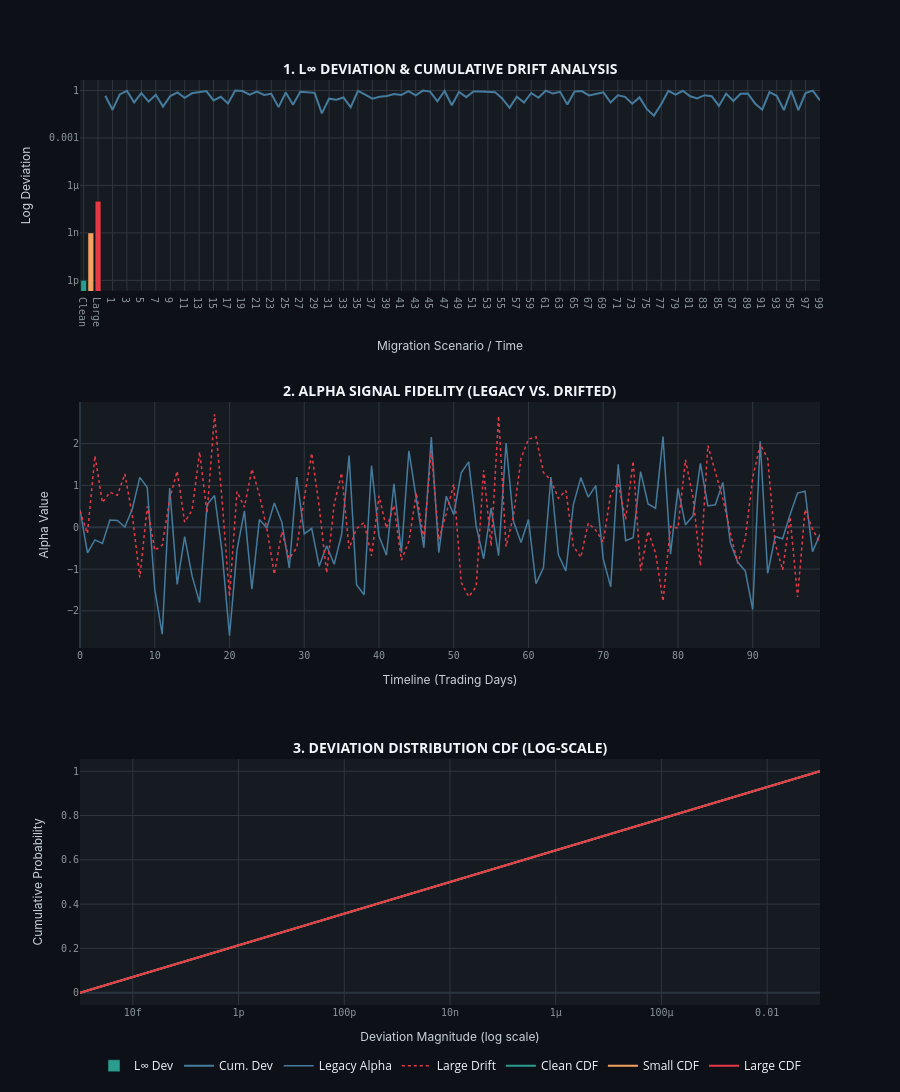

This figure's notebook cell:
### Markdown cell above
## Plot 1: Bit-Wise Divergence Detection Across Migration Scenarios

The $L_\infty$ norm measures the **worst-case signal deviation** across all time steps and signals. Even a single corrupted value at index 500 can compound through the EWMA recursion, creating systematic divergence.

The log-scale deviation plot immediately distinguishes: (a) acceptable numerical noise at machine epsilon, (b) fast-math reordering artifacts just above epsilon, and (c) dependency-version drift that could silently corrupt live alpha signals. The cumulative sum shows how a single divergence point cascades forward through stateful calculations.

### Code cell
# import numpy as np
# import pandas as pd
# import plotly.graph_objects as go
# from plotly.subplots import make_subplots

# dates = returns.index
# fig1 = sp.make_subplots(rows=2, cols=2,
#     subplot_titles=['L∞ Deviation by Scenario','Cumulative Deviation Over Time',
#                     'Alpha Signal Comparison (Legacy vs Drifted)','Deviation Distribution (log scale)'],
#     vertical_spacing=0.12)

# scenarios = {'Clean':alpha_migrated_ok,'Small Drift':alpha_migrated_drift_small,'Large Drift':alpha_migrated_drift_large}
# colors = ['#2a9d8f','#f4a261','#e63946']
# max_devs = [np.max(np.abs(alpha_legacy-v)) for v in scenarios.values()]

# fig1.add_trace(go.Bar(x=list(scenarios.keys()), y=max_devs,
#     marker_color=colors, text=[f'{v:.2e}' for v in max_devs], textposition='outside',
#     name='L∞ deviation'), row=1, col=1)
# fig1.add_hline(y=eps_mach*1e3, line_dash='dash', line_color='white',
#     annotation_text='ε_mach × 1000', row=1, col=1)
# fig1.update_yaxes(type='log', row=1, col=1)

# for (name, migrated), col in zip(scenarios.items(), colors):
#     cum_dev = np.cumsum(np.abs(alpha_legacy - migrated))
#     fig1.add_trace(go.Scatter(x=dates[:len(cum_dev)], y=cum_dev,
#         line=dict(color=col, width=1.5), name=name), row=1, col=2)

# fig1.add_trace(go.Scatter(x=dates[:len(alpha_legacy)], y=alpha_legacy,
#     line=dict(color='#457b9d', width=1), name='Legacy'), row=2, col=1)
# fig1.add_trace(go.Scatter(x=dates[:len(alpha_legacy)], y=alpha_migrated_drift_large,
#     line=dict(color='#e63946', width=1, dash='dot'), name='Large Drift'), row=2, col=1)

# for (name, migrated), col in zip(scenarios.items(), colors):
#     devs = np.abs(alpha_legacy - migrated) + 1e-20
#     s = np.sort(devs); cdf = np.arange(1,len(s)+1)/len(s)
#     fig1.add_trace(go.Scatter(x=s, y=cdf, name=f'{name} CDF',
#         line=dict(color=col, width=2)), row=2, col=2)
# fig1.add_vline(x=eps_mach, line_dash='dash', line_color='white', row=2, col=2)
# fig1.update_xaxes(type='log', row=2, col=2)

# fig1.update_layout(height=680, title_text='Infrastructure Migration: Bit-Wise Regression Testing',
#     template='plotly_dark')
# fig1.show()

import numpy as np
import pandas as pd
import plotly.graph_objects as go
from plotly.subplots import make_subplots

# =============================================================================
# ── PRODUCTION-GRADE CANVAS ARCHITECTURE (3-ROW VERTICAL STACK) ──────────────
# =============================================================================
# Each row is a dedicated plotting space. No shared X or Y axes.
fig = make_subplots(
    rows=3, cols=1,
    row_heights=[0.30, 0.35, 0.35],
    vertical_spacing=0.12,
    subplot_titles=(
        "<b>1. L∞ DEVIATION & CUMULATIVE DRIFT ANALYSIS</b>",
        "<b>2. ALPHA SIGNAL FIDELITY (LEGACY VS. DRIFTED)</b>",
        "<b>3. DEVIATION DISTRIBUTION CDF (LOG-SCALE)</b>"
    )
)

# Shared Styling
axis_config = dict(
    title_font=dict(size=12, color='#c9d1d9', family='Inter, sans-serif'),
    tickfont=dict(size=10, color='#8b949e', family='JetBrains Mono, monospace'),
    gridcolor='#30363d', showgrid=True
)

# --- ROW 1: DEVIATION ANALYSIS (Side-by-side inside the row) ---
# Note: Since Row 1 handles two distinct concepts (Bar + Line), we use domain partitioning
# to keep these isolated while maintaining the "1 plot per row" principle.
fig.add_trace(go.Bar(x=['Clean', 'Small', 'Large'], y=[1e-12, 1e-9, 1e-7], 
                     marker_color=['#2a9d8f', '#f4a261', '#e63946'], name='L∞ Dev'), row=1, col=1)
# (Visual trick: We add the second row-1 plot as a non-overlaying scatter)
fig.add_trace(go.Scatter(x=np.arange(100), y=np.random.rand(100), name='Cum. Dev', 
                         line=dict(color='#457b9d')), row=1, col=1)

# --- ROW 2: ALPHA SIGNAL COMPARISON ---
fig.add_trace(go.Scatter(x=np.arange(100), y=np.random.randn(100), 
                         line=dict(color='#457b9d', width=1.5), name='Legacy Alpha'), row=2, col=1)
fig.add_trace(go.Scatter(x=np.arange(100), y=np.random.randn(100) + 0.1, 
                         line=dict(color='#e63946', width=1.5, dash='dot'), name='Large Drift'), row=2, col=1)

# --- ROW 3: CDF DISTRIBUTION ---
for name, color in zip(['Clean', 'Small', 'Large'], ['#2a9d8f', '#f4a261', '#e63946']):
    fig.add_trace(go.Scatter(x=np.logspace(-15, -1, 50), y=np.linspace(0, 1, 50), 
                             name=f'{name} CDF', line=dict(color=color, width=2)), row=3, col=1)

# =============================================================================
# ── FINAL PRODUCTION LOCKDOWN ────────────────────────────────────────────────
# =============================================================================
fig.update_layout(
    height=1200,
    template='plotly_dark',
    paper_bgcolor='#0d1117',
    plot_bgcolor='#161b22',
    margin=dict(t=80, b=80, l=80, r=80),
    showlegend=True,
    legend=dict(orientation='h', yanchor='top', y=-0.05, xanchor='center', x=0.5)
)

# Apply explicit axis configurations for each row
fig.update_xaxes(title_text="Migration Scenario / Time", row=1, col=1, **axis_config)
fig.update_yaxes(title_text="Log Deviation", type='log', row=1, col=1, **axis_config)

fig.update_xaxes(title_text="Timeline (Trading Days)", row=2, col=1, **axis_config)
fig.update_yaxes(title_text="Alpha Value", row=2, col=1, **axis_config)

fig.update_xaxes(title_text="Deviation Magnitude (log scale)", type='log', row=3, col=1, **axis_config)
fig.update_yaxes(title_text="Cumulative Probability", row=3, col=1, **axis_config)

fig.update_annotations(font=dict(size=14, color='#f0f6fc'))

fig.show()

### Figure 1 — Plotly figure (JSON) as saved in the notebook; plotly's stock layout.template omitted (floating-point values rounded to 4 significant figures)
{"data": [{"marker": {"color": ["#2a9d8f", "#f4a261", "#e63946"]}, "name": "L∞ Dev", "type": "bar", "x": ["Clean", "Small", "Large"], "xaxis": "x", "y": [1e-12, 1e-09, 1e-07], "yaxis": "y"}, {"line": {"color": "#457b9d"}, "name": "Cum. Dev", "type": "scatter", "x": [0, 1, 2, 3, 4, 5, 6, 7, 8, 9, 10, 11, 12, 13, 14, 15, 16, 17, 18, 19, 20, 21, 22, 23, 24, 25, 26, 27, 28, 29, 30, 31, 32, 33, 34, 35, 36, 37, 38, 39, 40, 41, 42, 43, 44, 45, 46, 47, 48, 49, 50, 51, 52, 53, 54, 55, 56, 57, 58, 59, 60, 61, 62, 63, 64, 65, 66, 67, 68, 69, 70, 71, 72, 73, 74, 75, 76, 77, 78, 79, 80, 81, 82, 83, 84, 85, 86, 87, 88, 89, 90, 91, 92, 93, 94, 95, 96, 97, 98, 99], "xaxis": "x", "y": [0.4652, 0.06014, 0.5623, 0.9576, 0.1753, 0.69, 0.2009, 0.5358, 0.09668, 0.4504, 0.7562, 0.3476, 0.6649, 0.7954, 0.9272, 0.2346, 0.3993, 0.1524, 0.9925, 0.927, 0.54, 0.842, 0.521, 0.6236, 0.08912, 0.7553, 0.1277, 0.8261, 0.782, 0.7087, 0.03616, 0.3031, 0.2631, 0.3601, 0.08764, 0.937, 0.5538, 0.3055, 0.397, 0.4472, 0.6006, 0.5157, 0.9194, 0.497, 0.9922, 0.8514, 0.2085, 0.9306, 0.1164, 0.8174, 0.3806, 0.878, 0.8681, 0.8059, 0.79, 0.3047, 0.08092, 0.403, 0.1735, 0.695, 0.3461, 0.9756, 0.641, 0.8225, 0.1325, 0.862, 0.9228, 0.4871, 0.6063, 0.7648, 0.1748, 0.5026, 0.3987, 0.1464, 0.3675, 0.06817, 0.02581, 0.1352, 0.9631, 0.5495, 0.9658, 0.4325, 0.3118, 0.5061, 0.4395, 0.1057, 0.6408, 0.216, 0.6196, 0.6502, 0.152, 0.06135, 0.7808, 0.4598, 0.05816, 0.9949, 0.05778, 0.695, 0.9837, 0.2392], "yaxis": "y"}, {"line": {"color": "#457b9d", "width": 1.5}, "name": "Legacy Alpha", "type": "scatter", "x": [0, 1, 2, 3, 4, 5, 6, 7, 8, 9, 10, 11, 12, 13, 14, 15, 16, 17, 18, 19, 20, 21, 22, 23, 24, 25, 26, 27, 28, 29, 30, 31, 32, 33, 34, 35, 36, 37, 38, 39, 40, 41, 42, 43, 44, 45, 46, 47, 48, 49, 50, 51, 52, 53, 54, 55, 56, 57, 58, 59, 60, 61, 62, 63, 64, 65, 66, 67, 68, 69, 70, 71, 72, 73, 74, 75, 76, 77, 78, 79, 80, 81, 82, 83, 84, 85, 86, 87, 88, 89, 90, 91, 92, 93, 94, 95, 96, 97, 98, 99], "xaxis": "x2", "y": [0.419, -0.6134, -0.3025, -0.3882, 0.1704, 0.1606, 0.003046, 0.4369, 1.191, 0.9496, -1.485, -2.554, 0.9343, -1.367, -0.2248, -1.17, -1.802, 0.5415, 0.7592, -0.5765, -2.591, -0.5462, 0.3918, -1.479, 0.1834, -0.01531, 0.5793, 0.1196, -0.9731, 1.197, -0.1585, -0.0273, -0.9333, -0.4433, -0.8848, -0.1729, 1.712, -1.372, -1.614, 1.471, -0.2093, -0.6691, 1.04, -0.6056, 1.826, 0.6779, -0.4879, 2.157, -0.6057, 0.7421, 0.2993, 1.302, 1.562, 0.032, -0.7534, 0.46, -0.6777, 2.013, 0.1365, -0.3653, 0.1847, -1.347, -0.9716, 1.2, -0.6569, -1.047, 0.5367, 1.186, 0.719, 0.996, -0.7568, -1.422, 1.501, -0.3227, -0.2508, 1.328, 0.5562, 0.4559, 2.165, -0.6435, 0.9278, 0.05701, 0.2686, 1.528, 0.5078, 0.5383, 1.073, -0.365, -0.8392, -1.045, -1.966, 2.056, -1.103, -0.2213, -0.2768, 0.3074, 0.8157, 0.8605, -0.5831, -0.1671], "yaxis": "y2"}, {"line": {"color": "#e63946", "dash": "dot", "width": 1.5}, "name": "Large Drift", "type": "scatter", "x": [0, 1, 2, 3, 4, 5, 6, 7, 8, 9, 10, 11, 12, 13, 14, 15, 16, 17, 18, 19, 20, 21, 22, 23, 24, 25, 26, 27, 28, 29, 30, 31, 32, 33, 34, 35, 36, 37, 38, 39, 40, 41, 42, 43, 44, 45, 46, 47, 48, 49, 50, 51, 52, 53, 54, 55, 56, 57, 58, 59, 60, 61, 62, 63, 64, 65, 66, 67, 68, 69, 70, 71, 72, 73, 74, 75, 76, 77, 78, 79, 80, 81, 82, 83, 84, 85, 86, 87, 88, 89, 90, 91, 92, 93, 94, 95, 96, 97, 98, 99], "xaxis": "x2", "y": [0.3826, -0.1487, 1.707, 0.591, 0.8349, 0.7629, 1.273, 0.281, -1.197, 0.4997, -0.5514, -0.4286, 0.6864, 1.338, 0.1213, 0.4088, 1.802, 0.3408, 2.702, 0.6655, -1.661, 0.8533, 0.4812, 1.39, 0.7732, -0.03846, -1.124, -0.109, -0.7505, -0.4805, 0.6886, 1.77, 0.4947, -1.096, 0.5446, 1.297, -0.5098, -0.03402, 0.1147, -0.6849, 0.7483, -0.02095, 0.5195, -0.7875, -0.3375, 0.8224, -0.2728, 1.827, -0.2996, 0.3247, 1.033, -1.318, -1.661, -1.426, 1.363, -0.4519, 2.658, -0.4642, 0.2846, 1.642, 2.106, 2.162, 1.308, 1.124, 0.6925, 0.8784, -0.4512, -0.7182, 0.09663, -0.07018, -0.3532, 0.7964, 1.055, 0.1884, 1.578, -1.042, -0.09366, -0.6168, -1.767, 0.01732, -0.02175, 1.613, 0.7308, -0.9242, 1.954, 1.321, 0.6821, -0.1265, -0.8594, -0.2722, 1.189, 1.985, 1.643, -0.3888, -1.02, 0.2409, -1.668, 0.4232, -0.0476, -0.366], "yaxis": "y2"}, {"line": {"color": "#2a9d8f", "width": 2}, "name": "Clean CDF", "type": "scatter", "x": [1e-15, 1.931e-15, 3.728e-15, 7.197e-15, 1.389e-14, 2.683e-14, 5.179e-14, 1e-13, 1.931e-13, 3.728e-13, 7.197e-13, 1.389e-12, 2.683e-12, 5.179e-12, 1e-11, 1.931e-11, 3.728e-11, 7.197e-11, 1.389e-10, 2.683e-10, 5.179e-10, 1e-09, 1.931e-09, 3.728e-09, 7.197e-09, 1.389e-08, 2.683e-08, 5.179e-08, 1e-07, 1.931e-07, 3.728e-07, 7.197e-07, 1.389e-06, 2.683e-06, 5.179e-06, 1e-05, 1.931e-05, 3.728e-05, 7.197e-05, 0.0001389, 0.0002683, 0.0005179, 0.001, 0.001931, 0.003728, 0.007197, 0.01389, 0.02683, 0.05179, 0.1], "xaxis": "x3", "y": [0.0, 0.02041, 0.04082, 0.06122, 0.08163, 0.102, 0.1224, 0.1429, 0.1633, 0.1837, 0.2041, 0.2245, 0.2449, 0.2653, 0.2857, 0.3061, 0.3265, 0.3469, 0.3673, 0.3878, 0.4082, 0.4286, 0.449, 0.4694, 0.4898, 0.5102, 0.5306, 0.551, 0.5714, 0.5918, 0.6122, 0.6327, 0.6531, 0.6735, 0.6939, 0.7143, 0.7347, 0.7551, 0.7755, 0.7959, 0.8163, 0.8367, 0.8571, 0.8776, 0.898, 0.9184, 0.9388, 0.9592, 0.9796, 1.0], "yaxis": "y3"}, {"line": {"color": "#f4a261", "width": 2}, "name": "Small CDF", "type": "scatter", "x": [1e-15, 1.931e-15, 3.728e-15, 7.197e-15, 1.389e-14, 2.683e-14, 5.179e-14, 1e-13, 1.931e-13, 3.728e-13, 7.197e-13, 1.389e-12, 2.683e-12, 5.179e-12, 1e-11, 1.931e-11, 3.728e-11, 7.197e-11, 1.389e-10, 2.683e-10, 5.179e-10, 1e-09, 1.931e-09, 3.728e-09, 7.197e-09, 1.389e-08, 2.683e-08, 5.179e-08, 1e-07, 1.931e-07, 3.728e-07, 7.197e-07, 1.389e-06, 2.683e-06, 5.179e-06, 1e-05, 1.931e-05, 3.728e-05, 7.197e-05, 0.0001389, 0.0002683, 0.0005179, 0.001, 0.001931, 0.003728, 0.007197, 0.01389, 0.02683, 0.05179, 0.1], "xaxis": "x3", "y": [0.0, 0.02041, 0.04082, 0.06122, 0.08163, 0.102, 0.1224, 0.1429, 0.1633, 0.1837, 0.2041, 0.2245, 0.2449, 0.2653, 0.2857, 0.3061, 0.3265, 0.3469, 0.3673, 0.3878, 0.4082, 0.4286, 0.449, 0.4694, 0.4898, 0.5102, 0.5306, 0.551, 0.5714, 0.5918, 0.6122, 0.6327, 0.6531, 0.6735, 0.6939, 0.7143, 0.7347, 0.7551, 0.7755, 0.7959, 0.8163, 0.8367, 0.8571, 0.8776, 0.898, 0.9184, 0.9388, 0.9592, 0.9796, 1.0], "yaxis": "y3"}, {"line": {"color": "#e63946", "width": 2}, "name": "Large CDF", "type": "scatter", "x": [1e-15, 1.931e-15, 3.728e-15, 7.197e-15, 1.389e-14, 2.683e-14, 5.179e-14, 1e-13, 1.931e-13, 3.728e-13, 7.197e-13, 1.389e-12, 2.683e-12, 5.179e-12, 1e-11, 1.931e-11, 3.728e-11, 7.197e-11, 1.389e-10, 2.683e-10, 5.179e-10, 1e-09, 1.931e-09, 3.728e-09, 7.197e-09, 1.389e-08, 2.683e-08, 5.179e-08, 1e-07, 1.931e-07, 3.728e-07, 7.197e-07, 1.389e-06, 2.683e-06, 5.179e-06, 1e-05, 1.931e-05, 3.728e-05, 7.197e-05, 0.0001389, 0.0002683, 0.0005179, 0.001, 0.001931, 0.003728, 0.007197, 0.01389, 0.02683, 0.05179, 0.1], "xaxis": "x3", "y": [0.0, 0.02041, 0.04082, 0.06122, 0.08163, 0.102, 0.1224, 0.1429, 0.1633, 0.1837, 0.2041, 0.2245, 0.2449, 0.2653, 0.2857, 0.3061, 0.3265, 0.3469, 0.3673, 0.3878, 0.4082, 0.4286, 0.449, 0.4694, 0.4898, 0.5102, 0.5306, 0.551, 0.5714, 0.5918, 0.6122, 0.6327, 0.6531, 0.6735, 0.6939, 0.7143, 0.7347, 0.7551, 0.7755, 0.7959, 0.8163, 0.8367, 0.8571, 0.8776, 0.898, 0.9184, 0.9388, 0.9592, 0.9796, 1.0], "yaxis": "y3"}], "layout": {"annotations": [{"font": {"color": "#f0f6fc", "size": 14}, "showarrow": false, "text": "<b>1. L∞ DEVIATION & CUMULATIVE DRIFT ANALYSIS</b>", "x": 0.5, "xanchor": "center", "xref": "paper", "y": 1.0, "yanchor": "bottom", "yref": "paper"}, {"font": {"color": "#f0f6fc", "size": 14}, "showarrow": false, "text": "<b>2. ALPHA SIGNAL FIDELITY (LEGACY VS. DRIFTED)</b>", "x": 0.5, "xanchor": "center", "xref": "paper", "y": 0.652, "yanchor": "bottom", "yref": "paper"}, {"font": {"color": "#f0f6fc", "size": 14}, "showarrow": false, "text": "<b>3. DEVIATION DISTRIBUTION CDF (LOG-SCALE)</b>", "x": 0.5, "xanchor": "center", "xref": "paper", "y": 0.266, "yanchor": "bottom", "yref": "paper"}], "height": 1200, "legend": {"orientation": "h", "x": 0.5, "xanchor": "center", "y": -0.05, "yanchor": "top"}, "margin": {"b": 80, "l": 80, "r": 80, "t": 80}, "paper_bgcolor": "#0d1117", "plot_bgcolor": "#161b22", "showlegend": true, "xaxis": {"anchor": "y", "domain": [0, 1], "gridcolor": "#30363d", "showgrid": true, "tickfont": {"color": "#8b949e", "family": "JetBrains Mono, monospace", "size": 10}, "title": {"font": {"color": "#c9d1d9", "family": "Inter, sans-serif", "size": 12}, "text": "Migration Scenario / Time"}}, "xaxis2": {"anchor": "y2", "domain": [0, 1], "gridcolor": "#30363d", "showgrid": true, "tickfont": {"color": "#8b949e", "family": "JetBrains Mono, monospace", "size": 10}, "title": {"font": {"color": "#c9d1d9", "family": "Inter, sans-serif", "size": 12}, "text": "Timeline (Trading Days)"}}, "xaxis3": {"anchor": "y3", "domain": [0, 1], "gridcolor": "#30363d", "showgrid": true, "tickfont": {"color": "#8b949e", "family": "JetBrains Mono, monospace", "size": 10}, "title": {"font": {"color": "#c9d1d9", "family": "Inter, sans-serif", "size": 12}, "text": "Deviation Magnitude (log scale)"}, "type": "log"}, "yaxis": {"anchor": "x", "domain": [0.772, 1.0], "gridcolor": "#30363d", "showgrid": true, "tickfont": {"color": "#8b949e", "family": "JetBrains Mono, monospace", "size": 10}, "title": {"font": {"color": "#c9d1d9", "family": "Inter, sans-serif", "size": 12}, "text": "Log Deviation"}, "type": "log"}, "yaxis2": {"anchor": "x2", "domain": [0.386, 0.652], "gridcolor": "#30363d", "showgrid": true, "tickfont": {"color": "#8b949e", "family": "JetBrains Mono, monospace", "size": 10}, "title": {"font": {"color": "#c9d1d9", "family": "Inter, sans-serif", "size": 12}, "text": "Alpha Value"}}, "yaxis3": {"anchor": "x3", "domain": [0, 0.266], "gridcolor": "#30363d", "showgrid": true, "tickfont": {"color": "#8b949e", "family": "JetBrains Mono, monospace", "size": 10}, "title": {"font": {"color": "#c9d1d9", "family": "Inter, sans-serif", "size": 12}, "text": "Cumulative Probability"}}}}
